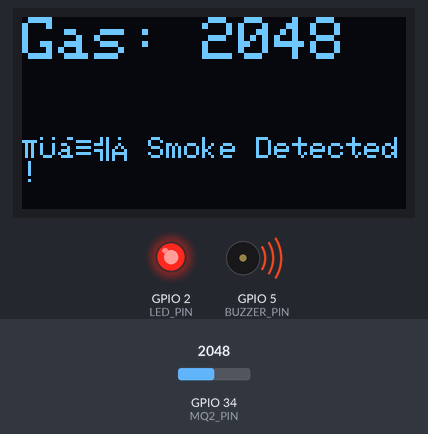
Bench run of a sketch on a simulated ESP32. Parts: 128×64 one-colour display, output pins drawn as LEDs (lit = HIGH), buzzer (waves = sounding, pin HIGH). The inputs (shaded band) are chosen by the test bench; at power-on: GPIO 34 (MQ2_PIN) = 2048. What the sketch prints to the serial monitor is not drawn.

Above: at 3.2 s.
3.3 s: GPIO 34 (MQ2_PIN) set to 433
At 4.4 s:
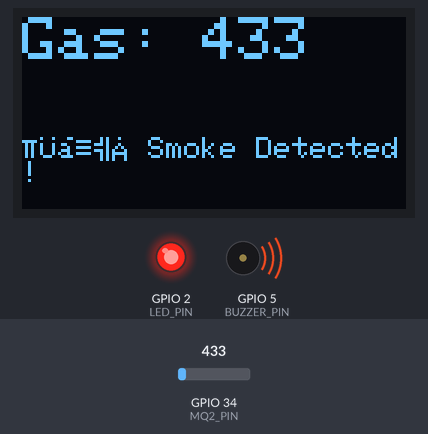
5.6 s: GPIO 34 (MQ2_PIN) set to 358
At 6.6 s:
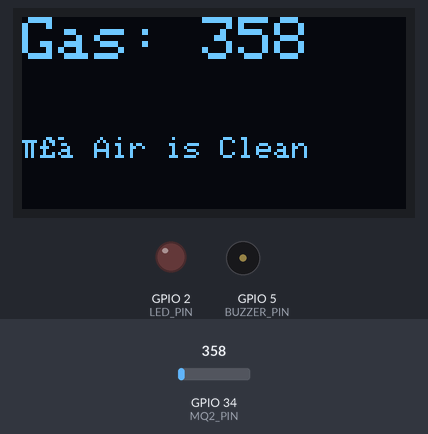
7.6 s: GPIO 34 (MQ2_PIN) set to 440
At 8.8 s:
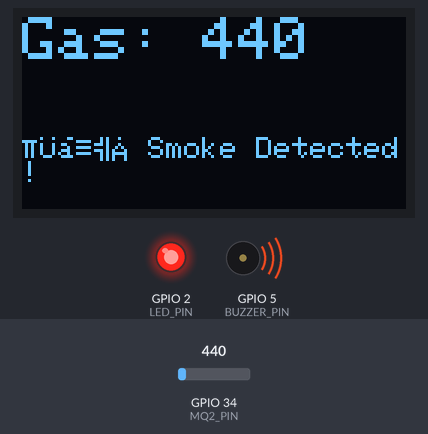
Timing chart, 0 to 10.6 s (numbered marks = the images above; inputs shaded):
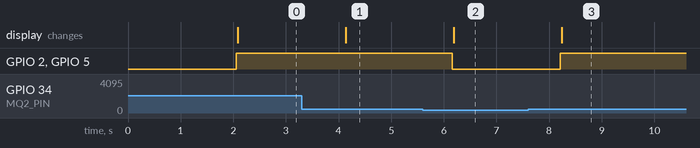

Measured:
- the behaviour switches between 401 and 400 on GPIO 34 (MQ2_PIN) (found by bisection; images 1 and 2)
- after the input at 3.3 s, the display: changes after 0.83 s (image 1)
- after the input at 5.6 s, GPIO 2 (LED_PIN), GPIO 5 (BUZZER_PIN): HIGH → LOW after 0.56 s; the display: changes after 0.58 s (image 2)
- after the input at 7.6 s, GPIO 2 (LED_PIN), GPIO 5 (BUZZER_PIN): LOW → HIGH after 0.61 s; the display: changes after 0.64 s (image 3)

The sketch:

sketch.ino
```cpp
#include <Adafruit_GFX.h>
#include <Adafruit_SSD1306.h>

#define SCREEN_WIDTH 128
#define SCREEN_HEIGHT 64
#define OLED_RESET    -1
#define SCREEN_ADDRESS 0x3C  // Try 0x3D if OLED doesn't work

#define MQ2_PIN     34     // Analog input pin for MQ-2 sensor
#define LED_PIN     2      // Red LED pin
#define BUZZER_PIN  5      // Buzzer pin
#define THRESHOLD   400    // Smoke level threshold

Adafruit_SSD1306 display(SCREEN_WIDTH, SCREEN_HEIGHT, &Wire, OLED_RESET);

void setup() {
  Serial.begin(115200);

  pinMode(LED_PIN, OUTPUT);
  pinMode(BUZZER_PIN, OUTPUT);

  // Initialize OLED display
  if (!display.begin(SSD1306_SWITCHCAPVCC, SCREEN_ADDRESS)) {
    Serial.println(F("⚠️ OLED initialization failed"));
    while (true);  // Stop here if OLED fails
  }

  display.clearDisplay();
  display.setTextSize(1);
  display.setTextColor(SSD1306_WHITE);
  display.setCursor(0, 10);
  display.println("🚨 SmokeSentry Booting...");
  display.display();
  delay(2000);
}

void loop() {
  int gasValue = analogRead(MQ2_PIN);
  Serial.print("Gas level: ");
  Serial.println(gasValue);

  bool smokeDetected = gasValue > THRESHOLD;

  // Display values on OLED
  display.clearDisplay();
  display.setTextSize(2);
  display.setCursor(0, 0);
  display.print("Gas: ");
  display.println(gasValue);

  display.setTextSize(1);
  display.setCursor(0, 40);
  if (smokeDetected) {
    display.println("⚠️ Smoke Detected!");
    digitalWrite(LED_PIN, HIGH);
    digitalWrite(BUZZER_PIN, HIGH);
  } else {
    display.println("✅ Air is Clean");
    digitalWrite(LED_PIN, LOW);
    digitalWrite(BUZZER_PIN, LOW);
  }

  display.display();
  delay(1000);
}
```
